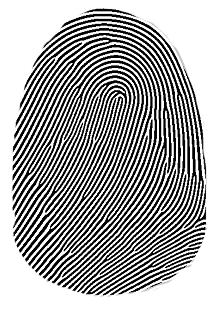
%> input picture FingerPrint2/fingerprint/1_1.jpg, 217 x 322 px
$ octave fingerprint.m   (GNU Octave 9; MATLAB toolbox functions it lacks are replaced by stand-ins)
%> lines starting %> are read from the running program, lines starting %| are printed output that depends on the picture; in (x1, y1, x2, y2) boxes, pixels count from 0 and x2, y2 are one past the last pixel; in counts of white or black regions, pixels touching at a corner belong together; the program's own positions count from 1
### FingerPrint2/fingerprint/TotalFeatureExt.m
function [ FeatureMat ] = TotalFeatureExt( original_im )
    original_im=im2bw(original_im);

    im=original_im;
    im=bwmorph(im,'thin');
    FeatureMatrix1=FeatureExt(im,3);

    imc=imcomplement(original_im);
    imc=bwmorph(imc,'thin');
    FeatureMatrix=FeatureExt(imc,1);

    FeatureMat=[FeatureMatrix1;FeatureMatrix2];
end

### FingerPrint2/fingerprint/FeatureExt.m
function [ FeatureMatrix ] = FeatureExt( im,value )
    [row,col]=size(im);
    FeatureMatrix=zeros(1,4);
    count=0;
    for i=2:row-1
        for j=2:col-1
            if(im(i,j)==1)
%                 disp(im(i,j));
                crossNumber=CrossNumber(im,i,j);

                if(crossNumber==1) && (NonMarginalPoint(j,i,im)==true)
                    count=count+1;
                    FeatureMatrix(count,1)=j; % x coordinate
                    FeatureMatrix(count,2)=i; % y coordinate
                    FeatureMatrix(count,3)= ...
                        orientationAngle(im,i,j,1); % orientation angle
                    FeatureMatrix(count,4)=value; % type of minutiae
                end;
            end;
        end;
    end;
end

### FingerPrint2/fingerprint/fingerprint.m
%**************************************************************************
% Reading fingerprint image
%==========================================================================
[FileName,PathName] = uigetfile('*.jpg','Select the Input Image');
%> the answer given: 1_1.jpg
if isequal(FileName,0)
   disp('User selected Cancel')
else
   disp(['User selected', fullfile(PathName, FileName)])
end

%--------------------------------------------------------------------------
im=imread([PathName FileName]);
%> im is the input picture: size 322x217x3 uint8; min 0, max 255, mean 168.7
inputFeatures=TotalFeatureExt(im);
%> in TotalFeatureExt, `original_im=im2bw(original_im);`:
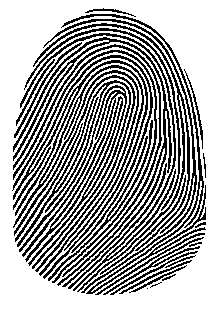
%> original_im: size 322x217 logical; 66.2% white; black in thin lines or dots, all inside (x1, y1, x2, y2) = (12, 8, 206, 295)
%> in TotalFeatureExt, `im=bwmorph(im,'thin');`:
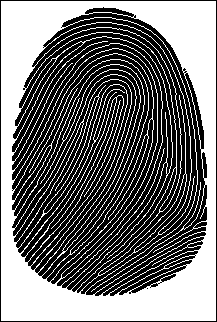
%> im: size 322x217 logical; 45.7% white; 1 white region, box (x1, y1, x2, y2) and area: (1, 1, 216, 321) 31934
%> after the loop in FeatureExt, `for i=2:row-1`: FeatureMatrix = 1059 rows, first 8: [103 7 225 3; 104 7 135 3; 105 7 225 3; 93 8 225 3; 94 8 135 3; 95 8 180 3; 96 8 180 3; 97 8 180 3]; count = 1059; crossNumber = 1
%> in TotalFeatureExt, `FeatureMatrix1=FeatureExt(im,3);`: FeatureMatrix1 has the same summary as FeatureMatrix in FeatureExt
%> in TotalFeatureExt, `imc=bwmorph(imc,'thin');`:
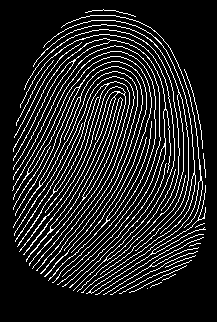
%> imc: size 322x217 logical; 13.8% white in thin lines or dots, all inside (x1, y1, x2, y2) = (12, 9, 206, 295)
%> after the loop in FeatureExt (call 2), `for i=2:row-1`: FeatureMatrix = 74 rows, first 8: [83 39 225 1; 84 40 180 1; 82 43 135 1; 75 60 225 1; 54 61 135 1; 74 61 225 1; 76 61 135 1; 75 62 135 1]; count = 74; crossNumber = 2
%> the run ends on the next line
